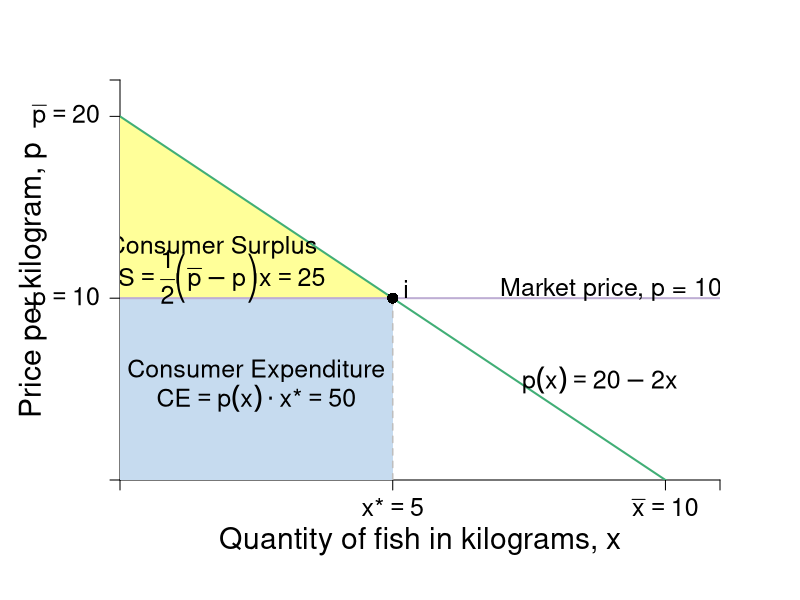

Generate this figure with R:
require(shape)
pdf(file = "indmarketdemand/consumersurplus_jane.pdf", width = 9, height = 7)

#Set parameters for graphics
pointsize <- 1.8
axislabelsize <- 1.8
labelsize <- 1.5
namesize <- 1.8
annotatesize <- 1.5
graphlinewidth <- 2
segmentlinewidth <- 1.5


COL <- c("#7fc97f", "#beaed4", "#fdc086", "#ffff99", "#386cb0", "#f0027f", "#bf5b17", "#666666")
COLA <- c("#e0f3db", "#99d8c9","#66c2a4","#41ae76", "#238b45", "#005824")
COLB <- c("#c6dbef", "#4eb3d3", "#2b8cbe", "#0868ac","#084081")

par(mar =  c(6, 6, 4, 4))

mrsA <- function(x, rmax = 20, xmax = 10) {
  rmax - (rmax/xmax)*x
}

uA <- function(x, y, rmax = 20, xmax = 10) {
  y + rmax*x - (1/2)(rmax/xmax)*x^2
}

xlims <- c(0, 11)
ylims <- c(0, 22)

npts <- 501 
x <- seq(xlims[1], xlims[2], length.out = npts)
y <- seq(ylims[1], ylims[2], length.out = npts) 
a <- c(46.08, 55, 64)
b <- c(46.08, 55, 64)

plot(0, 0, xlim = xlims, ylim = ylims, type = "n",
     xlab = expression(paste("")),
     ylab = expression(paste("")), 
     xaxt = "n", 
     yaxt = "n", 
     cex.lab = axislabelsize, 
     bty = "n",
     xaxs="i", 
     yaxs="i")

# ticksy <- seq(from = 0, to = ylims[2], by = 2)
# ylabels <- seq(from = 0, to = ylims[2], by = 2)
# ticksx <- seq(from = 0, to = xlims[2], by = 2)
# xlabels <- seq(from = 0, to = xlims[2], by = 2)
ticksy <- c(0, 10, 20, ylims[2])
ylabels <- c(NA, expression(paste(p == 10)), expression(paste(bar(p) == 20)), NA)
ticksx <- c(0, 5, 10, xlims[2])
xlabels <- c(NA, expression(paste(x,"*") == 5), expression(paste(bar(x)==10)), NA)

axis(1, at = ticksx, pos = 0, labels = xlabels, cex.axis = labelsize)
axis(2, at = ticksy, pos = 0, labels = ylabels, las = 1, cex.axis = labelsize)

npts <- 500 
xx1 <- seq(xlims[1], xlims[2], length.out = npts)

#Polygon for CS
xpoly <- c(0, 5, 0)
ypoly <- c(10, 10, 20)
polygon(x = xpoly, y = ypoly, col = COL[4], density=NULL, border = NA)

#Polygon for CE
xpoly3 <- c(0, 5, 5, 0, 0)
ypoly3 <- c(0, 0, 10, 10, 0)
polygon(x = xpoly3, y = ypoly3, col = COLB[1], density=NULL, border = NA)


#Lines for mrs graph
lines(xx1, mrsA(xx1, rmax = 20, xmax = 10), col = COLA[4], lwd = graphlinewidth)

segments(0, 10, xlims[2], 10, lty = 1, col = COL[2] , lwd = graphlinewidth)
segments(5, 0, 5, 10, lty = 2, col = "gray" , lwd = segmentlinewidth)

#Label axes
mtext(expression(paste("Quantity of fish in kilograms, ", x)), side=1, line = 3, cex = axislabelsize)
text(-1.6, 0.5*ylims[2], expression(paste("Price per kilogram, ", p)), xpd = TRUE, cex = axislabelsize, srt = 90) 

points(5, 10, pch = 16, col = "black", cex = 1.5)
text(5.25, 10.5, expression(i), cex = labelsize)

#segments(4.11765, 6.17647, 5.88, 8.88, lty = 1, col = COL[2] , lwd = graphlinewidth)
text(9, 10.5, expression("Market price, p = 10"), cex = labelsize)
#text(7.3, 2.5, expression("Curve"))
#Arrows(7.3, 3.5, 7.3, 6.1, col = "black", lty = 1, lwd = 2, arr.type = "triangle", arr.lwd = 0.5)

#Label the iso-welfare functions for the HG, Aisha
# text(3.8, 1.5, expression(u[1]^A))
# text(4.6, 1.5, expression(u[2]^A))
# text(5.5, 1.5, expression(u[3]^A))
#text(6.6, 8.3, expression(u[4]^A))


#Label the indifference curves for the HG, Betty
# text(7.6, 17, expression(u[1]^B))
# text(6.75, 17, expression(u[2]^B))
# text(6, 17, expression(u[3]^B))
#text(3.4, 6.9, expression(v[4]^B))

#Label mrs function
text(8.8, 5.5, expression(paste(p(x) == 20 - 2*x)), cex = labelsize)
#Arrows(10, 7.5, 10, 5, col = "black", lty = 1, lwd = 2, arr.type = "triangle", arr.lwd = 0.5)

#Label satiation
#text(20, 3.5, expression(paste(x[max] == "Point")))
#text(20, 3, expression(paste("of Satiation")))
#Arrows(20, 2.5, 20, 0.5, col = "black", lty = 1, lwd = 2, arr.type = "triangle", arr.lwd = 0.5)

#Label highest willingness to pay
text(1.7, 12.8, expression("Consumer Surplus"), cex = labelsize)
text(1.7, 11.2, expression(paste(CS==frac(1, 2)*bgroup("(",bar(p) - p,")")*x, phantom()== 25)), cex = labelsize)
#text(3.5, 16, expression(paste(CS==frac(1, 2)*bgroup("(",20 - 10,")")*5, phantom()== 25)))
#Arrows(3.5, 15, 3.5, 12, col = "black", lty = 1, lwd = 2, arr.type = "triangle", arr.lwd = 0.5)

text(2.5, 6, expression("Consumer Expenditure"), cex = labelsize)
text(2.5, 4.5, expression(paste(CE==p(x)%.%x,"*", phantom() == 50)), cex = labelsize)


dev.off()
